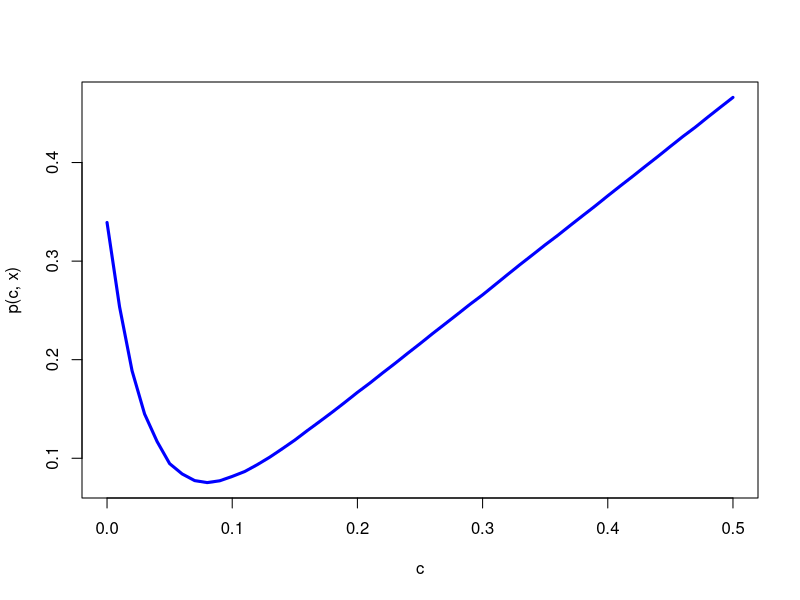
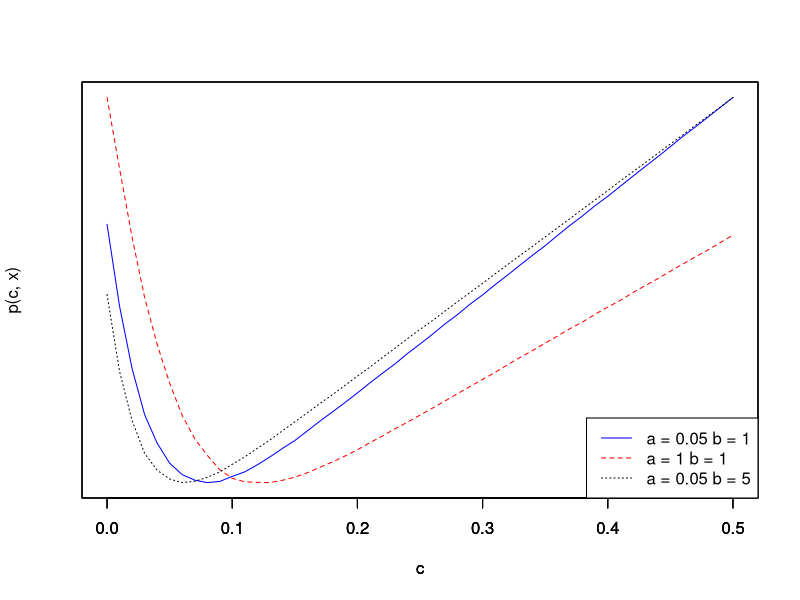
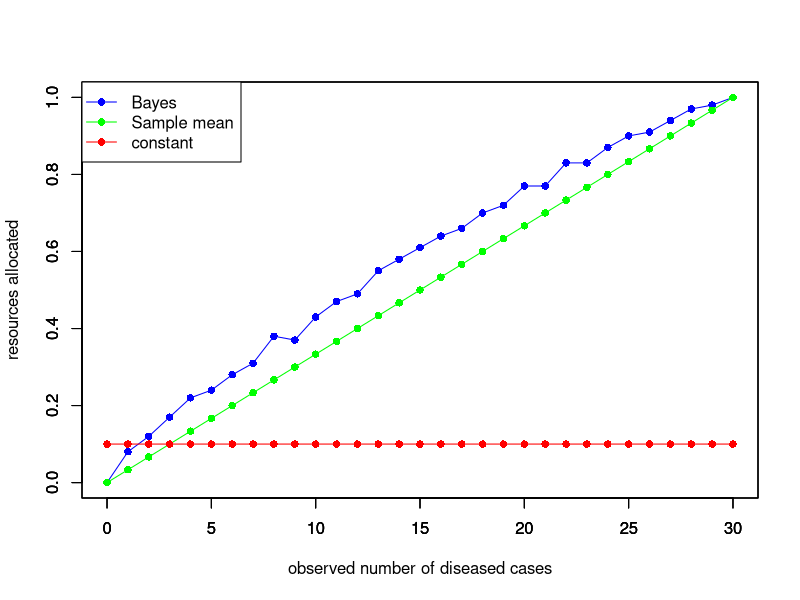
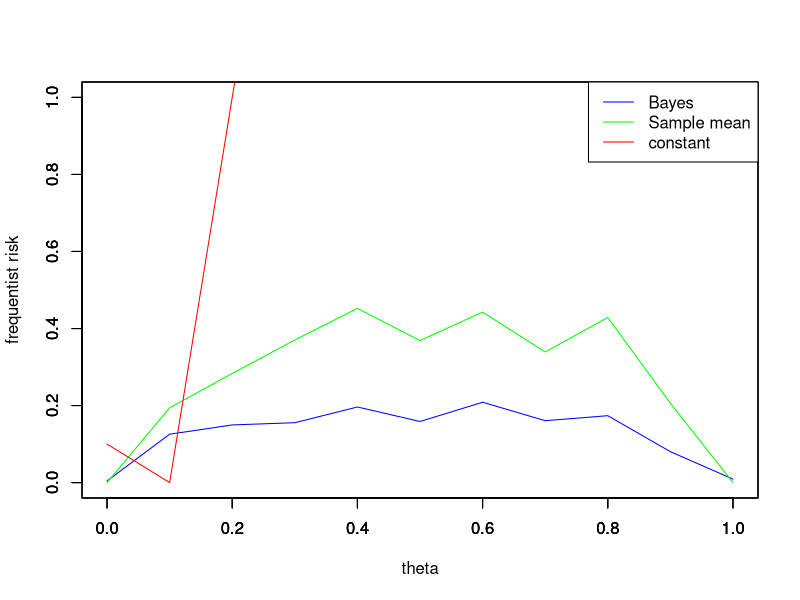

Source code (R) for these figures, in order:
## ---- chunk 1
# set seed 
set.seed(123)

# data
sum_x = 1
n = 30
# prior parameters
a = 0.05; b = 1
# posterior parameters
an = a + sum_x
bn = b + n - sum_x
th = seq(0,1,length.out = 100)
like = dbeta(th, sum_x+1,n-sum_x+1)
prior = dbeta(th,a,b)
post = dbeta(th,sum_x+a,n-sum_x+b)
## ---- chunk 2
# compute the loss given theta and c 
loss_function = function(theta, c){
  if (c < theta){
    return(10*abs(theta - c))
  } else{
    return(l = abs(theta - c))
  }
}
## ---- chunk 3
# compute the posterior risk given c 
# s is the number of random draws 
posterior_risk = function(c, a_prior, b_prior, sum_x, n, s = 30000){
  # randow draws from beta distribution 
  a_post = a_prior + sum_x
  b_post = b_prior + n - sum_x
  theta = rbeta(s, a_post, b_post)
  loss <- apply(as.matrix(theta),1,loss_function,c)
  # average values from the loss function
  risk = mean(loss)
}
# a sequence of c in [0, 0.5]
c = seq(0, 0.5, by = 0.01)
post_risk <- apply(as.matrix(c),1,posterior_risk, a, b, sum_x, n)
head(post_risk)
## ---- chunk 4
# plot posterior risk against c 
plot(c, post_risk, type = 'l', col='blue', 
    lwd = 3, ylab ='p(c, x)' )

# minimum of posterior risk occurs at c = 0.08
(c[which.min(post_risk)])
## ---- chunk 5
# set prior
as = c(0.05, 1, 0.05); bs = c(1, 1, 10)
post_risk = matrix(NA, 3, length(c))

# for each pair of a and b, compute the posterior risks
for (i in 1:3){
  a_prior = as[i]
  b_prior = bs[i]
  
  post_risk[i,] = apply(as.matrix(c), 1, posterior_risk, a_prior, b_prior, sum_x, n)
}

plot(c, post_risk[1,], type = 'l', col='blue', lty = 1, yaxt = "n", ylab = "p(c, x)")
par(new = T)
plot(c, post_risk[2,], type = 'l', col='red', lty = 2, yaxt = "n", ylab = "")
par(new = T)
plot(c, post_risk[3,], type = 'l', lty = 3, yaxt = "n", ylab = "")
legend("bottomright", lty = c(1,2,3), col = c("blue", "red", "black"), 
       legend = c("a = 0.05 b = 1", "a = 1 b = 1", "a = 0.05 b = 5"))
## ---- chunk 6
sum_xs = seq(0, 30)
min_c = matrix(NA, 3, length(sum_xs))

# find_optimal_C finds the optimal c under Bayes procedure
# function of sum of x, parameters for prior, number of observations, and number of random draws 
find_optimal_C = function(sum_x, a_prior, b_prior, n, s = 500){
  c = seq(0, 1, by = 0.01)
  post_risk =  apply(as.matrix(c), 1, posterior_risk, a_prior, b_prior, sum_x, n, s)
  c[which.min(post_risk)]
}

min_c[1,] = apply(as.matrix(sum_xs), 1, find_optimal_C, a, b, n)
# find optimal c under sample mean
min_c[2,] = (sum_xs)/n
# constant c 
min_c[3,] = 0.1

# plot
plot(sum_xs, min_c[1,], col='blue',type = 'o',pch = 16, 
     ylab = "resources allocated", xlab = 'observed number of diseased cases',
     ylim = c(0,1))
par(new = T)
plot(sum_xs, min_c[2,], type = 'o', col='green', 
     pch = 16, ylab = "", xlab = '', ylim = c(0,1))
par(new = T)
plot(sum_xs, min_c[3,], type = 'o',col = 'red',
     pch = 16, ylab = "", xlab = '', ylim = c(0,1))
legend("topleft", lty = c(1,1,1), pch = c(16,16,16),
       col = c("blue", "green", "red"),
       legend = c("Bayes", "Sample mean", "constant"))
## ---- chunk 7
thetas = seq(0, 1, by=0.1)

# frequentist risk for the 3 estimators given a theta
frequentist_risk = function(theta){
  sum_xs = rbinom(100, 30, theta)
  Bayes_optimal = apply(as.matrix(sum_xs), 1, find_optimal_C, a, b, n, s = 100)
  mean_c = sum_xs / 30
  
  loss1 = apply(as.matrix(Bayes_optimal), 1, loss_function, theta = theta)
  loss2 = apply(as.matrix(mean_c), 1, loss_function, theta = theta )
  risk1 = mean(loss1)
  risk2 = mean(loss2)
  risk3 = loss_function(theta, 0.1)
  return(c(risk1, risk2, risk3))
}

# given a sequance a theta, compute frequentist risk for each theta
R = apply(as.matrix(thetas), 1, frequentist_risk)

# plot
plot(thetas, R[1,], col='blue', type = "l", 
     ylab = "frequentist risk", xlab = 'theta',ylim = c(0,1))
par(new = T)
plot(thetas, R[2,], type = 'l', col='green', 
     ylab = "", xlab = '', ylim = c(0,1))
par(new = T)
plot(thetas, R[3,], type = 'l',col = 'red',
     ylab = "", xlab = '', ylim = c(0,1))
legend("topright", lty = c(1,1,1), col = c("blue", "green", "red"),
       legend = c("Bayes", "Sample mean", "constant"))
